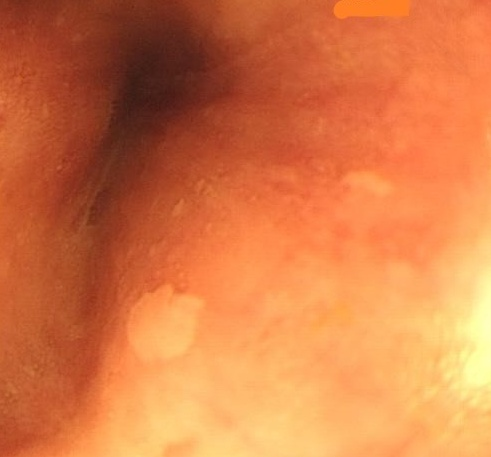
#> input picture example_out/step2_images_reflect.jpg, 491 x 457 px
$ python step3_resize_test.py
#> lines starting #> are read from the running program, lines starting #| are printed output that depends on the picture
import cv2
import numpy as np
import os


# 指定原始图像文件夹和目标保存文件夹
input_path = './example_out/step2_images_reflect.jpg'
output_path = './example_out/step3_images_resize.jpg'
# 读取原始图像
img = cv2.imread(input_path)
#> img is the input picture: shape (457, 491, 3); mean B, G, R 70, 121.8, 214.2


# 调整图像大小
img = cv2.resize(img, (512, 512))
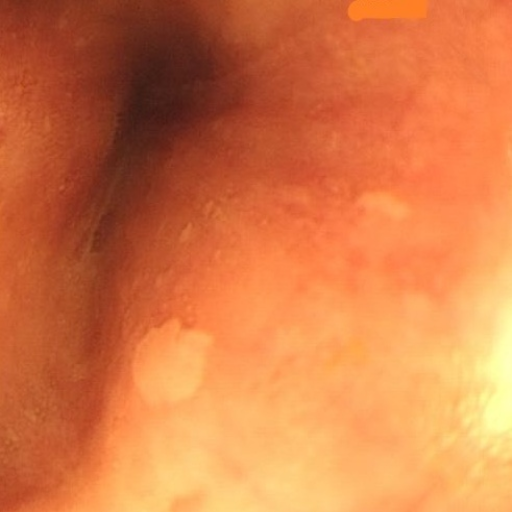
#> img: shape (512, 512, 3); mean B, G, R 69.8, 121.6, 214.1

# 保存图像到目标保存文件夹中
cv2.imwrite(output_path, img)


print('Image processing and saving complete.')

$ run again, with example_out/images.jpg copied over example_out/step2_images_reflect.jpg
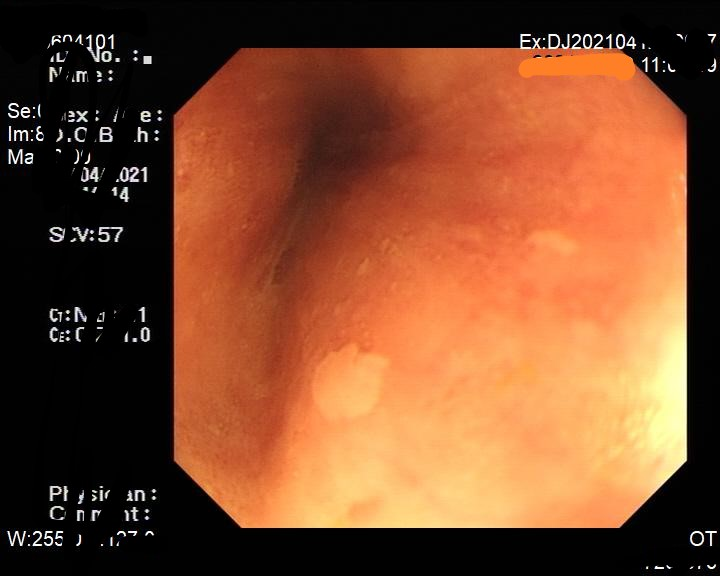
#> input picture example_out/images.jpg, 720 x 576 px
#> img is the input picture: shape (576, 720, 3); mean B, G, R 44.8, 74.5, 127
#> `img = cv2.resize(img, (512, 512))`:
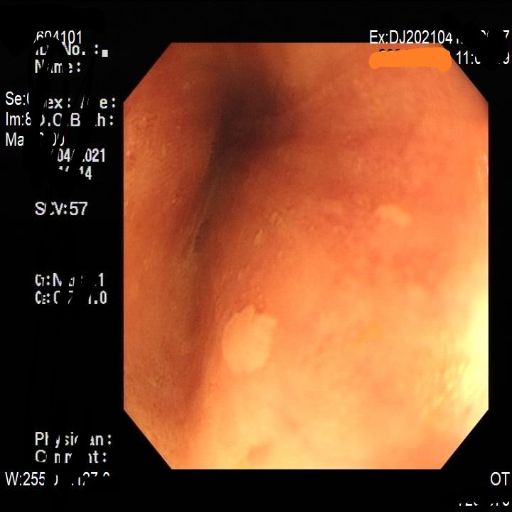
#> img: shape (512, 512, 3); mean B, G, R 44.8, 74.4, 126.9
